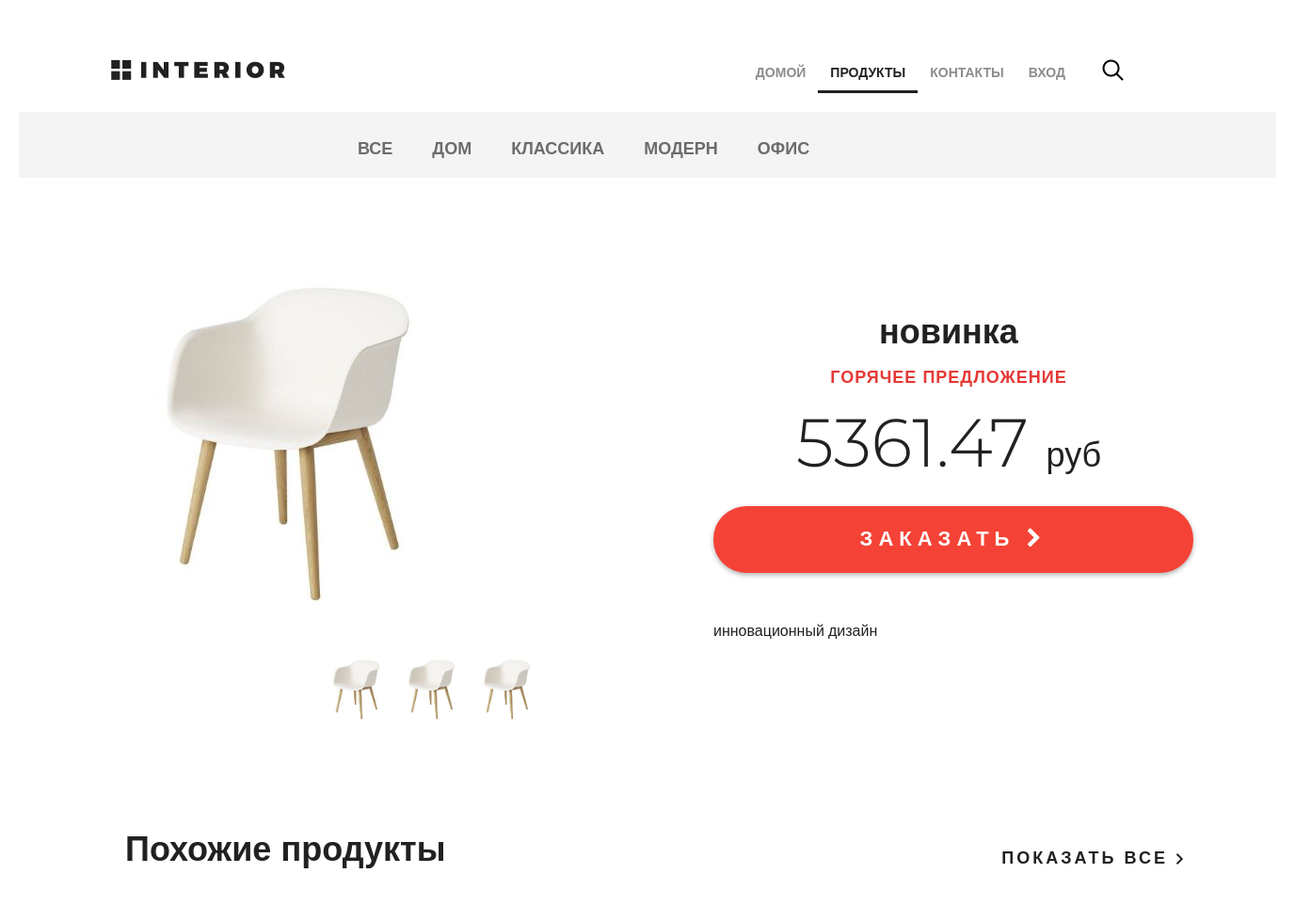
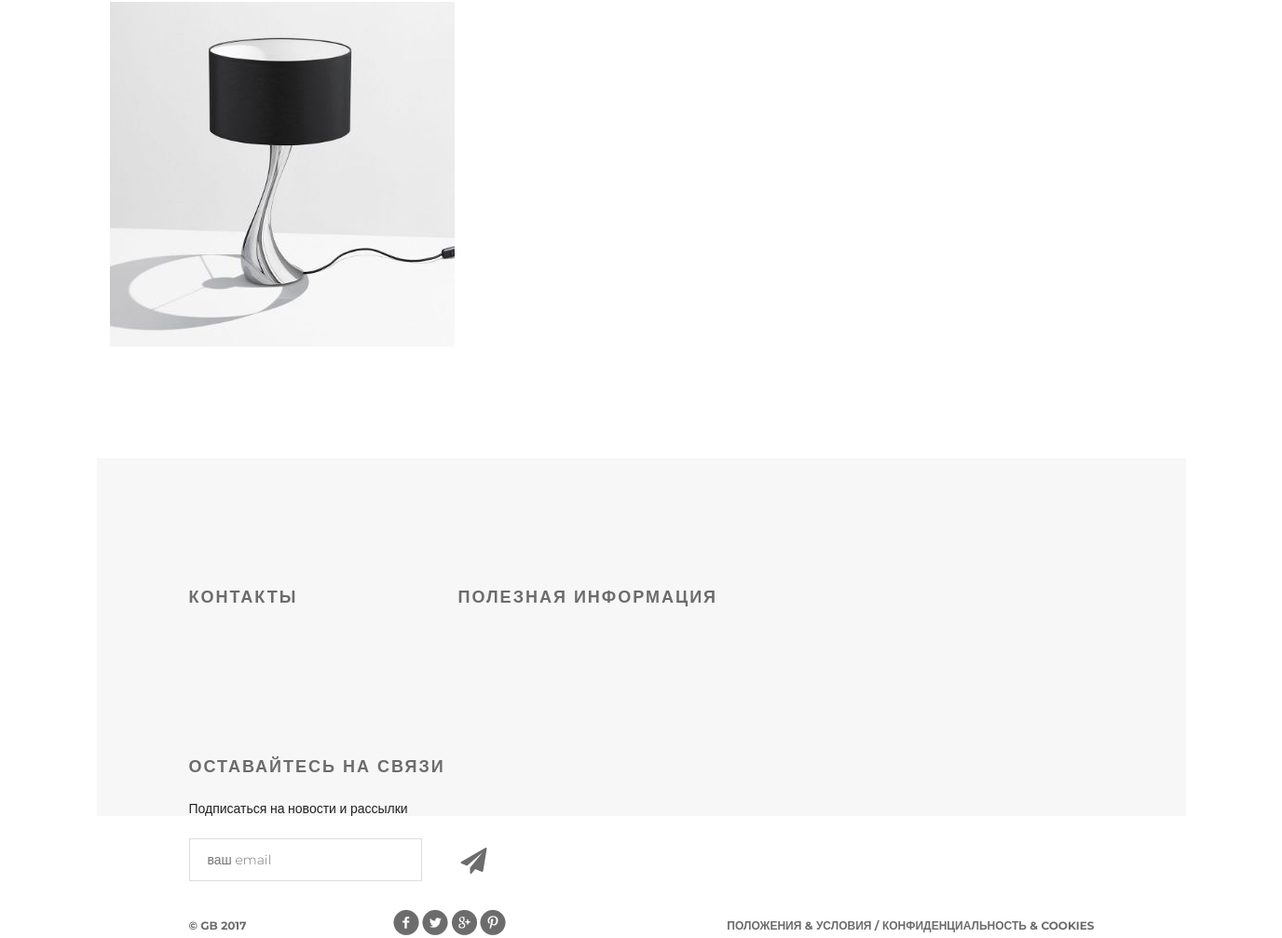
Screenshot of /products/ with the database file from the repository (2 pictures, top to bottom).
### mainapp/models.py (models this page shows, shortened)
class ProductCategory(models.Model):
    name = models.CharField(verbose_name='имя категории', max_length=128)
    description = models.TextField(verbose_name='описание категории', blank=True)
    is_active = models.BooleanField(default=True)
    class Meta:
        ordering = ['name']

class Product(models.Model):
    category = models.ForeignKey(ProductCategory,
                                 on_delete=models.CASCADE,
                                 verbose_name='категория продукта')
    name = models.CharField('имя продукта', max_length=128)
    image = models.ImageField(upload_to='products_images', blank=True)
    short_desc = models.CharField('краткое описание продукта', max_length=64, blank=True)
    description = models.TextField('описание продукта', blank=True)
    price = models.DecimalField('цена продукта', max_digits=8, decimal_places=2, default=0)
    quantity = models.PositiveIntegerField('количество на складе', default=0)
    is_active = models.BooleanField(default=True)
    class Meta:
        verbose_name = 'продукт'
        verbose_name_plural = 'продукты'

### mainapp/views.py (the view)
# urls.py: path('products/', mainapp.products, name='products'),
def products(request):
    hot_product = get_hot_product()
    _related_products = related_products(hot_product)
    context = {
        'page_title': 'каталог',
        'hot_product': hot_product,
        'related_products': _related_products,
    }
    return render(request, 'mainapp/products.html', context)

### mainapp/context_processors.py (called while the page is built)
def catalog_menu(request):
    return {'catalog_menu': ProductCategory.objects.filter(is_active=True),
    }

### mainapp/templatetags/my_tags.py (called while the page is built)
def media_folder_products(string):
    if not string:
        string = 'products_images/default.jpg'
    return f'{settings.MEDIA_URL}{string}'

### mainapp/views.py (called while the page is built)
def get_hot_product():
    products_id = Product.objects.values_list('id', flat=True)
    hot_product_id = random.choice(products_id)
    return Product.objects.get(pk=hot_product_id)

def related_products(product):
    return Product.objects.filter(category=product.category).exclude(id=product.id)

### mainapp/templates/mainapp/products.html (shortened to what this page needs)
{% extends 'mainapp/base.html' %}
{% block container %}
    <div class="hero-white">
        {% include 'mainapp/includes/inc__main_menu.html' %}
    </div>
    <div class="details">
        {% include 'mainapp/includes/inc__catalog_menu.html' %}
        <div class="details-products">
            <div class="details-slider">
                <div class="slider-product">
                    <img src="/media/{{ hot_product.image }}" alt="">
                </div>
                <div class="slider-control">
                    <div class="block">
                        <a href="#"><img src="/media/{{ hot_product.image }}" alt="">
                        </a>
                    </div>
                    <div class="block">
                        <a href="#"><img src="/media/{{ hot_product.image }}" alt="">
                        </a>
                    </div>
                    <div class="block">
                        <a href="#"><img src="/media/{{ hot_product.image }}" alt="">
                        </a>
                    </div>
                </div>
            </div>
            <div class="description">
                <h3 class="big-bold">{{ hot_product.name }}</h3>
                <h3 class="red">горячее предложение</h3>
                <p class="price"> {{ hot_product.price }} <span>руб</span></p>
                <a href="{% url 'basket:add' hot_product.pk %}" class="red-button">
                    заказать <i class="fa fa-chevron-right" aria-hidden="true"></i>
                </a>
                <div class="description-text">
                    <p>{{ hot_product.short_desc }}</p>
                </div>
            </div>
        </div>
        <div class="related">
            <div class="title clearfix">
                <h2>Похожие продукты</h2>
                <a class="explore" href="#">показать все <img src="/static/img/arrow.png" alt=""></a>
            </div>
            <div class="related-products clearfix">
                {% for product in related_products %}
                    {% include 'mainapp/includes/inc__product_in_list.html' %}
                {% endfor %}
            </div>
        </div>
    </div>
{% endblock %}

### mainapp/templates/mainapp/includes/inc__catalog_menu.html
<div class="links clearfix">
    <ul class="links-menu">
        <li>
            <a href="{% url 'main:catalog' pk=0 %}"
               class="{% if request.resolver_match.kwargs.pk == '0' %}active{% endif %}">
                все
            </a>
        </li>
        {% for category in catalog_menu %}
            <li>
                <a href="{% url 'main:catalog' pk=category.pk %}"
                   class="{% if request.resolver_match.kwargs.pk|add:0 == category.pk %}active{% endif %}">
                    {{ category.name }}
                </a>
            </li>
        {% endfor %}
    </ul>
</div>

### mainapp/templates/mainapp/includes/inc__product_in_list.html (shortened to what this page needs)
{% load static %}
{% load my_tags %}
<div class="block">
    <a href="{% url 'main:product_page' product.pk %}">
        <img src="{{ product.image|media_folder_products }}" alt="">
    </a>
</div>

### static/css/style.css (style rules this page uses)
* { margin: 0; padding: 0; }
body { font-family: 'Montserrat', sans-serif; }
html, body { height: 100%; }
.slider-control .block a img { width: 70px; }
.clearfix:after { content: ""; display: block; clear: both; }
.explore { text-transform: uppercase; color: #212121; font-size: 18px; font-weight: 700; line-height: 24px; text-align: center; float: right; margin-top: 138px; letter-spacing: 3px; text-decoration: none; }
.big-bold { color: #212121; font-size: 36px; font-weight: 700; text-align: left; margin-bottom: 24px; line-height: 36px; }
.title { height: 152px; margin-right: 15px; }
.title h2 { float: left; margin-top: 118px; color: #212121; font-size: 36px; font-weight: 700; text-align: left; margin-left: 15px; }
.red { text-transform: uppercase; color: #e53935; font-size: 18px; font-weight: 700; text-align: left; letter-spacing: 1px; line-height: 17px; margin-bottom: 22px; }
.hero-white { background-color: #fff; height: 119px; padding-left: 98px; padding-right: 211px; position: relative; }
.links { height: 70px; background-color: #f4f4f4; position: relative; padding-left: 360px; }
.links-menu { margin: 27px auto 0px; position: absolute; }
.links-menu li { float: left; list-style-type: none; padding-right: 42px; }
.links-menu li a { text-decoration: none; color: #6c6c6c; font-size: 18px; font-weight: 700; text-transform: uppercase; }
.details-products { padding-left: 98px; padding-right: 98px; margin-top: 98px; height: 551px; }
.details-slider { width: 570px; float: left; margin-right: 30px; }
.slider-product { width: 570px; height: 400px; }
.slider-control { width: 420px; height: 70px; margin: 11px auto 0px; padding-left: 150px }
.slider-control .block { height: 70px; width: 70px; position: relative; float: left; margin-right: 10px; }
.description { width: 535px; float: right; padding-left: 35px }
.description .big-bold { color: #212121; font-size: 36px; font-weight: 700; text-align: center; margin-top: 47px; margin-bottom: 0px; }
.description .red { text-transform: uppercase; color: #e53935; font-size: 18px; font-weight: 700; text-align: center; letter-spacing: 1px; line-height: 17px; margin-top: 23px; margin-bottom: 36px; }
.description .price { color: #212121; font-size: 72px; font-weight: 300; line-height: 48px; text-align: center; }
.description .price span { color: #212121; font-size: 36px; font-weight: 300; line-height: 48px; text-align: center; }
.red-button { display: block; height: 71px; width: 510px; border-radius: 35px; background-color: #f44336; text-align: center; text-transform: uppercase; text-decoration: none; color: #ffffff; font-size: 22px; font-weight: 700; line-height: 24px; box-shadow: 0px 2px 4.85px 0.15px rgba(33, 33, 33, 0.35); line-height: 70px; letter-spacing: 6px; margin-top: 31px; }
.description-text { margin-top: 50px; color: #212121; font-size: 16px; font-weight: 300; line-height: 24px; text-align: left; }
.description-text p { margin-bottom: 0.5em; }
.related { padding: 0px 98px; }
.related .title { height: 143px; margin-right: 0; }
.related .title h2 { margin-top: 45px; }
.related .title .explore { margin-top: 62px; }
.related-products { margin-bottom: 120px; }
.related-products .block a img { float: left; }
.related-products .block { float: left; margin-right: 30px; display: block; height: 370px; width: 370px; position: relative; }

### rows the page displays
ProductCategory: name "ДОМ"
ProductCategory: name "КЛАССИКА"
ProductCategory: name "МОДЕРН"
ProductCategory: name "ОФИС"
Product: image (picture), name "новинка", price "5361.47", short_desc "инновационный дизайн"
Product: image|media_folder_products (picture)
